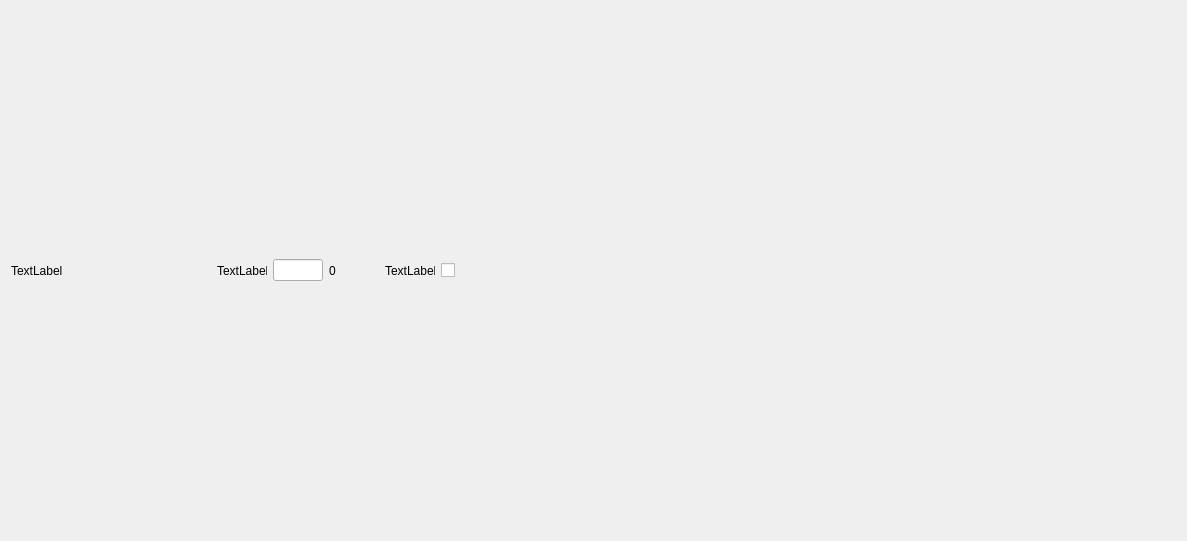
<?xml version="1.0" encoding="UTF-8"?>
<ui version="4.0">
 <class>SkillWidget</class>
 <widget class="QWidget" name="SkillWidget">
  <property name="geometry">
   <rect>
    <x>0</x>
    <y>0</y>
    <width>1187</width>
    <height>541</height>
   </rect>
  </property>
  <property name="windowTitle">
   <string>SkillWidget</string>
  </property>
  <layout class="QHBoxLayout" name="horizontalLayout_2">
   <item>
    <layout class="QHBoxLayout" name="horizontalLayout">
     <item>
      <widget class="QLabel" name="nameLabel">
       <property name="maximumSize">
        <size>
         <width>200</width>
         <height>16777215</height>
        </size>
       </property>
       <property name="text">
        <string>TextLabel</string>
       </property>
      </widget>
     </item>
     <item>
      <widget class="QLabel" name="costLabel">
       <property name="maximumSize">
        <size>
         <width>50</width>
         <height>16777215</height>
        </size>
       </property>
       <property name="text">
        <string>TextLabel</string>
       </property>
      </widget>
     </item>
     <item>
      <widget class="QLineEdit" name="numberBoughtEdit">
       <property name="maximumSize">
        <size>
         <width>50</width>
         <height>16777215</height>
        </size>
       </property>
      </widget>
     </item>
     <item>
      <widget class="QLabel" name="totalCostLabel">
       <property name="maximumSize">
        <size>
         <width>50</width>
         <height>16777215</height>
        </size>
       </property>
       <property name="text">
        <string>0</string>
       </property>
      </widget>
     </item>
     <item>
      <widget class="QLabel" name="maxPicksLabel">
       <property name="maximumSize">
        <size>
         <width>50</width>
         <height>16777215</height>
        </size>
       </property>
       <property name="text">
        <string>TextLabel</string>
       </property>
      </widget>
     </item>
     <item>
      <widget class="QCheckBox" name="statusSkillCheck">
       <property name="enabled">
        <bool>true</bool>
       </property>
       <property name="text">
        <string/>
       </property>
       <property name="checkable">
        <bool>true</bool>
       </property>
      </widget>
     </item>
    </layout>
   </item>
  </layout>
 </widget>
 <layoutdefault spacing="6" margin="11"/>
 <resources/>
 <connections>
  <connection>
   <sender>numberBoughtEdit</sender>
   <signal>textChanged(QString)</signal>
   <receiver>SkillWidget</receiver>
   <slot>actionNumberPicksBoxChanged(QString)</slot>
   <hints>
    <hint type="sourcelabel">
     <x>239</x>
     <y>149</y>
    </hint>
    <hint type="destinationlabel">
     <x>299</x>
     <y>285</y>
    </hint>
   </hints>
  </connection>
 </connections>
 <slots>
  <slot>actionNumberPicksBoxChanged(QString)</slot>
 </slots>
</ui>
